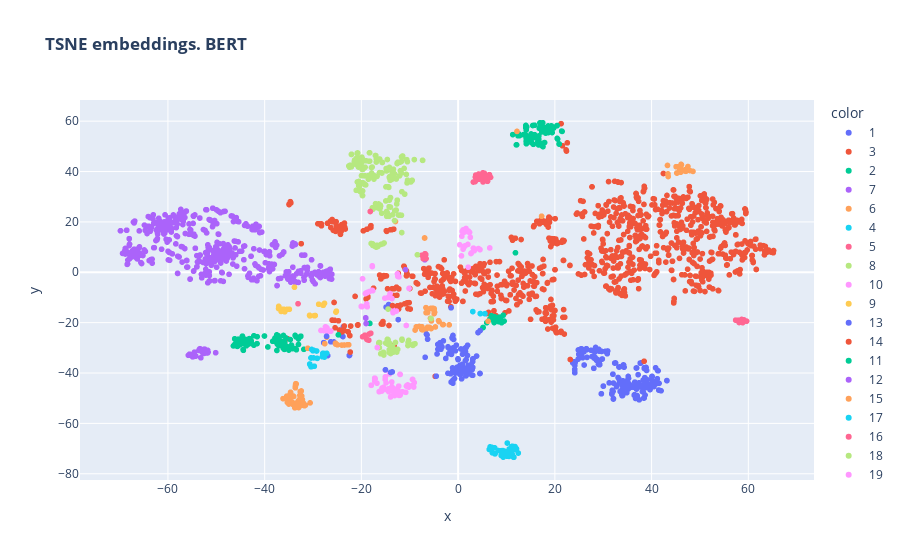

The notebook cell this image was saved under:
### Code cell
fig = px.scatter(x=embeddings_bert_2d[:, 0], y=embeddings_bert_2d[:, 1], color=sections,
                 title='<b>TSNE embeddings. BERT</b>', hover_name=okved_data['name_okved'])

fig
